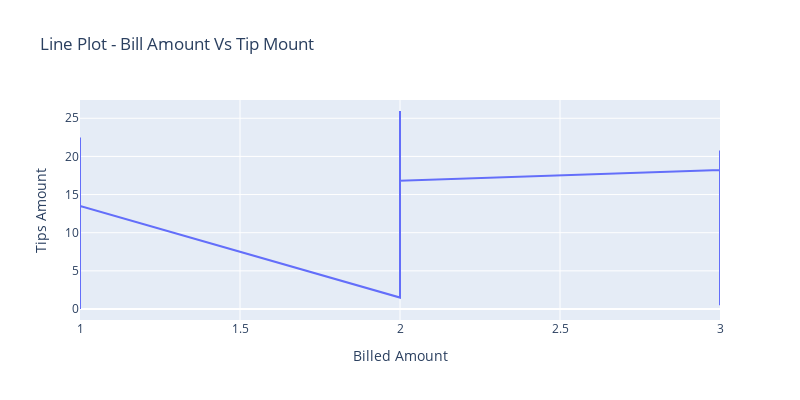

Notebook source saved alongside this figure:
### Code cell
fig_obj = go.Scatter(x=df.week, y=df.tip, mode='lines')
fig_layout = go.Layout(width=800, height=400,
                       title="Line Plot - Bill Amount Vs Tip Mount",
                       xaxis=dict(title="Billed Amount"),
                       yaxis=dict(title="Tips Amount"))
fig = go.Figure(fig_obj, layout=fig_layout)
fig.show()

### Figure 1 — Plotly figure (JSON) as saved in the notebook; plotly's stock layout.template omitted (floating-point values rounded to 4 significant figures)
{"data": [{"mode": "lines", "type": "scatter", "x": [1, 1, 1, 1, 1, 1, 1, 1, 1, 1, 1, 1, 1, 1, 1, 1, 1, 1, 1, 1, 1, 1, 1, 1, 1, 1, 1, 1, 1, 1, 1, 1, 1, 1, 1, 1, 1, 2, 2, 2, 2, 2, 2, 2, 2, 2, 2, 2, 2, 2, 2, 2, 2, 2, 2, 2, 2, 2, 2, 2, 2, 2, 2, 2, 2, 2, 2, 2, 2, 2, 3, 3, 3, 3, 3, 3, 3, 3, 3, 3, 3, 3, 3, 3, 3, 3, 3, 3, 3, 3, 3, 3, 3, 3, 3], "y": [2, 4, 14.31, 5.5, 6, 7.5, 3.06, 8.5, 8.5, 3, 5, 3.5, 3, 22.4, 18, 8.5, 2.5, 7.5, 5, 2.25, 16.46, 14.07, 7.57, 0, 2.81, 3, 2, 12.86, 3, 16, 7, 2.9, 7, 22.48, 6, 6, 13.52, 1.5, 7, 3, 5.5, 3.25, 6, 2, 3.5, 6, 3.5, 7.32, 9.5, 3, 3.5, 17.3, 2.5, 4, 9, 4, 3.25, 6, 21.09, 25.95, 6, 5.5, 4, 6.5, 3, 7.75, 6, 4, 25.52, 16.81, 18.23, 5, 0.5, 7.5, 0.75, 15, 6, 0.75, 3.5, 7, 8, 6, 6, 4, 3.5, 11.5, 7, 1.5, 1, 7, 6, 13, 3.75, 8.5, 20.77]}], "layout": {"height": 400, "title": {"text": "Line Plot - Bill Amount Vs Tip Mount"}, "width": 800, "xaxis": {"title": {"text": "Billed Amount"}}, "yaxis": {"title": {"text": "Tips Amount"}}}}
